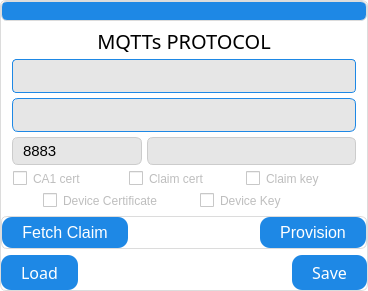
          <widget class="QFrame" name="DeviceInfoFrame_5">
           <property name="styleSheet">
            <string notr="true">background: white;                /* White background */
    border: 1px solid #dcdcdc;        /* Light grey border */
    border-radius: 6px;</string>
           </property>
           <layout class="QVBoxLayout" name="verticalLayout_16">
            <property name="spacing">
             <number>6</number>
            </property>
            <property name="leftMargin">
             <number>0</number>
            </property>
            <property name="topMargin">
             <number>0</number>
            </property>
            <property name="rightMargin">
             <number>0</number>
            </property>
            <property name="bottomMargin">
             <number>0</number>
            </property>
            <item>
             <widget class="QLabel" name="label_7">
              <property name="sizePolicy">
               <sizepolicy hsizetype="Preferred" vsizetype="Fixed">
                <horstretch>0</horstretch>
                <verstretch>0</verstretch>
               </sizepolicy>
              </property>
              <property name="maximumSize">
               <size>
                <width>16777215</width>
                <height>20</height>
               </size>
              </property>
              <property name="focusPolicy">
               <enum>Qt::StrongFocus</enum>
              </property>
              <property name="styleSheet">
               <string notr="true">background-color: #1E88E5;        /* Blue strip at the top */
    color: white;                     /* White text */
    font-size: 16px;
    font-weight: bold;
    padding: 6px;
    border-top-left-radius: 6px;
    border-top-right-radius: 6px;</string>
              </property>
              <property name="text">
               <string/>
              </property>
              <property name="alignment">
               <set>Qt::AlignCenter</set>
              </property>
             </widget>
            </item>
            <item>
             <widget class="QFrame" name="verticalFrame_7">
              <property name="styleSheet">
               <string notr="true">background: white;                /* White background */
    border: 1px solid #ffffff;        /* Light grey border */
    border-radius: 6px; </string>
              </property>
              <layout class="QVBoxLayout" name="verticalLayout_17">
               <property name="spacing">
                <number>5</number>
               </property>
               <property name="leftMargin">
                <number>10</number>
               </property>
               <property name="topMargin">
                <number>0</number>
               </property>
               <property name="rightMargin">
                <number>10</number>
               </property>
               <property name="bottomMargin">
                <number>0</number>
               </property>
               <item>
                <widget class="QLabel" name="mqtts_fact_lbl">
                 <property name="sizePolicy">
                  <sizepolicy hsizetype="Fixed" vsizetype="Fixed">
                   <horstretch>0</horstretch>
                   <verstretch>0</verstretch>
                  </sizepolicy>
                 </property>
                 <property name="minimumSize">
                  <size>
                   <width>344</width>
                   <height>26</height>
                  </size>
                 </property>
                 <property name="maximumSize">
                  <size>
                   <width>344</width>
                   <height>26</height>
                  </size>
                 </property>
                 <property name="font">
                  <font>
                   <family>Gilroy</family>
                   <pointsize>15</pointsize>
                  </font>
                 </property>
                 <property name="styleSheet">
                  <string notr="true">border-color: rgb(255, 255, 255);</string>
                 </property>
                 <property name="text">
                  <string>MQTTs PROTOCOL</string>
                 </property>
                 <property name="alignment">
                  <set>Qt::AlignCenter</set>
                 </property>
                </widget>
               </item>
               <item>
                <widget class="QLineEdit" name="mqtts_endpoint">
                 <property name="enabled">
                  <bool>true</bool>
                 </property>
                 <property name="focusPolicy">
                  <enum>Qt::ClickFocus</enum>
                 </property>
                 <property name="styleSheet">
                  <string notr="true">background: #e6e6e6;              /* Light grey box for info rows */
    border: 1px solid #1E88E5;        /* Blue thin border */
    border-radius: 4px;
    padding: 6px 8px;
    font-size: 15px;
    color: black;</string>
                 </property>
                 <property name="inputMask">
                  <string/>
                 </property>
                 <property name="text">
                  <string/>
                 </property>
                 <property name="alignment">
                  <set>Qt::AlignLeading|Qt::AlignLeft|Qt::AlignVCenter</set>
                 </property>
                 <property name="placeholderText">
                  <string notr="true"/>
                 </property>
                </widget>
               </item>
               <item>
                <widget class="QLineEdit" name="mqtts_interval">
                 <property name="focusPolicy">
                  <enum>Qt::ClickFocus</enum>
                 </property>
                 <property name="styleSheet">
                  <string notr="true">background: #e6e6e6;              /* Light grey box for info rows */
    border: 1px solid #1E88E5;        /* Blue thin border */
    border-radius: 6px;
    padding: 6px 12px;
    font-size: 15px;
    color: black;</string>
                 </property>
                 <property name="inputMask">
                  <string/>
                 </property>
                 <property name="text">
                  <string/>
                 </property>
                 <property name="placeholderText">
                  <string/>
                 </property>
                </widget>
               </item>
               <item>
                <layout class="QHBoxLayout" name="horizontalLayout_11">
                 <property name="topMargin">
                  <number>0</number>
                 </property>
                 <item>
                  <widget class="QLineEdit" name="mqtts_port">
                   <property name="enabled">
                    <bool>false</bool>
                   </property>
                   <property name="sizePolicy">
                    <sizepolicy hsizetype="Fixed" vsizetype="Fixed">
                     <horstretch>0</horstretch>
                     <verstretch>0</verstretch>
                    </sizepolicy>
                   </property>
                   <property name="maximumSize">
                    <size>
                     <width>130</width>
                     <height>28</height>
                    </size>
                   </property>
                   <property name="focusPolicy">
                    <enum>Qt::ClickFocus</enum>
                   </property>
                   <property name="styleSheet">
                    <string notr="true">background: #e6e6e6;              /* Light grey box for info rows */
    border: 1px solid #CCC;        /* Blue thin border */
    border-radius: 6px;
    padding: 4px 8px;
    font-size: 15px;
    color: black;</string>
                   </property>
                   <property name="text">
                    <string>8883</string>
                   </property>
                   <property name="readOnly">
                    <bool>true</bool>
                   </property>
                   <property name="placeholderText">
                    <string/>
                   </property>
                  </widget>
                 </item>
                 <item>
                  <widget class="QLineEdit" name="mqtts_client_id">
                   <property name="enabled">
                    <bool>false</bool>
                   </property>
                   <property name="sizePolicy">
                    <sizepolicy hsizetype="Fixed" vsizetype="Fixed">
                     <horstretch>0</horstretch>
                     <verstretch>0</verstretch>
                    </sizepolicy>
                   </property>
                   <property name="maximumSize">
                    <size>
                     <width>220</width>
                     <height>28</height>
                    </size>
                   </property>
                   <property name="styleSheet">
                    <string notr="true">background: #e6e6e6;
    border: 1px solid #CCC;
    border-radius: 6px;
    padding: 4px 8px;
    font-size: 15px;
    color: black;</string>
                   </property>
                   <property name="text">
                    <string/>
                   </property>
                  </widget>
                 </item>
                </layout>
               </item>
               <item>
                <layout class="QHBoxLayout" name="horizontalLayout_9">
                 <item>
                  <widget class="QCheckBox" name="ca1">
                   <property name="enabled">
                    <bool>false</bool>
                   </property>
                   <property name="focusPolicy">
                    <enum>Qt::NoFocus</enum>
                   </property>
                   <property name="text">
                    <string>CA1 cert</string>
                   </property>
                   <property name="checkable">
                    <bool>true</bool>
                   </property>
                  </widget>
                 </item>
                 <item>
                  <widget class="QCheckBox" name="claim">
                   <property name="enabled">
                    <bool>false</bool>
                   </property>
                   <property name="focusPolicy">
                    <enum>Qt::NoFocus</enum>
                   </property>
                   <property name="text">
                    <string>Claim cert</string>
                   </property>
                  </widget>
                 </item>
                 <item>
                  <widget class="QCheckBox" name="key">
                   <property name="enabled">
                    <bool>false</bool>
                   </property>
                   <property name="focusPolicy">
                    <enum>Qt::NoFocus</enum>
                   </property>
                   <property name="text">
                    <string>Claim key</string>
                   </property>
                  </widget>
                 </item>
                </layout>
               </item>
               <item>
                <layout class="QHBoxLayout" name="horizontalLayout_5">
                 <property name="spacing">
                  <number>0</number>
                 </property>
                 <property name="leftMargin">
                  <number>30</number>
                 </property>
                 <property name="topMargin">
                  <number>0</number>
                 </property>
                 <item>
                  <widget class="QCheckBox" name="devCertChkBox">
                   <property name="enabled">
                    <bool>false</bool>
                   </property>
                   <property name="text">
                    <string>Device Certificate</string>
                   </property>
                  </widget>
                 </item>
                 <item>
                  <widget class="QCheckBox" name="devKeyChkBox">
                   <property name="enabled">
                    <bool>false</bool>
                   </property>
                   <property name="focusPolicy">
                    <enum>Qt::NoFocus</enum>
                   </property>
                   <property name="text">
                    <string>Device Key</string>
                   </property>
                  </widget>
                 </item>
                </layout>
               </item>
              </layout>
             </widget>
            </item>
            <item>
             <widget class="QFrame" name="horizontalFrame_6">
              <property name="sizePolicy">
               <sizepolicy hsizetype="Preferred" vsizetype="Fixed">
                <horstretch>0</horstretch>
                <verstretch>0</verstretch>
               </sizepolicy>
              </property>
              <property name="maximumSize">
               <size>
                <width>16777215</width>
                <height>35</height>
               </size>
              </property>
              <layout class="QHBoxLayout" name="horizontalLayout_18">
               <property name="spacing">
                <number>0</number>
               </property>
               <property name="leftMargin">
                <number>0</number>
               </property>
               <property name="topMargin">
                <number>0</number>
               </property>
               <property name="rightMargin">
                <number>0</number>
               </property>
               <property name="bottomMargin">
                <number>0</number>
               </property>
               <item>
                <widget class="QPushButton" name="fetch_claim_btn">
                 <property name="focusPolicy">
                  <enum>Qt::TabFocus</enum>
                 </property>
                 <property name="styleSheet">
                  <string notr="true">QPushButton {
    background-color: #1E88E5;   /* Blue */
    color: white;               /* White text */
    border: none;               /* No border line */
    border-radius: 10px;        /* Rounded corners */
    padding: 6px 20px;          /* Spacing inside */
    font-size: 16px;            /* Font size */
}

QPushButton:hover {
    background-color: #1565C0;  /* Darker blue on hover */
}

QPushButton:pressed {
    background-color: #0D47A1;  /* Darkest blue when pressed */
}
QPushButton:focus {
    outline: none;                 /* Remove dotted border */
    background-color: #074475;     /* Brighter blue highlight */
    border: 2px solid black;       /* White glow/border */
}
QPushButton:disabled {
    background-color: #A9A9A9;  /* Darkest blue when pressed */
	color: #666666;
}</string>
                 </property>
                 <property name="text">
                  <string>Fetch Claim</string>
                 </property>
                </widget>
               </item>
               <item>
                <spacer name="horizontalSpacer_2">
                 <property name="orientation">
                  <enum>Qt::Horizontal</enum>
                 </property>
                 <property name="sizeHint" stdset="0">
                  <size>
                   <width>40</width>
                   <height>20</height>
                  </size>
                 </property>
                </spacer>
               </item>
               <item>
                <widget class="QPushButton" name="provision_btn">
                 <property name="focusPolicy">
                  <enum>Qt::TabFocus</enum>
                 </property>
                 <property name="styleSheet">
                  <string notr="true">QPushButton {
    background-color: #1E88E5;   /* Blue */
    color: white;               /* White text */
    border: none;               /* No border line */
    border-radius: 10px;        /* Rounded corners */
    padding: 6px 20px;          /* Spacing inside */
    font-size: 16px;            /* Font size */
}

QPushButton:hover {
    background-color: #1565C0;  /* Darker blue on hover */
}

QPushButton:pressed {
    background-color: #0D47A1;  /* Darkest blue when pressed */
}
QPushButton:focus {
    outline: none;                 /* Remove dotted border */
    background-color: #074475;     /* Brighter blue highlight */
    border: 2px solid black;       /* White glow/border */
}
QPushButton:disabled {
    background-color: #A9A9A9;  /* Darkest blue when pressed */
	color: #666666;
}</string>
                 </property>
                 <property name="text">
                  <string>Provision</string>
                 </property>
                </widget>
               </item>
              </layout>
             </widget>
            </item>
            <item>
             <layout class="QHBoxLayout" name="horizontalLayout_13">
              <item>
               <widget class="QPushButton" name="mqtts_load_btn">
                <property name="sizePolicy">
                 <sizepolicy hsizetype="Minimum" vsizetype="Fixed">
                  <horstretch>0</horstretch>
                  <verstretch>0</verstretch>
                 </sizepolicy>
                </property>
                <property name="font">
                 <font>
                  <family>Gilroy</family>
                  <pointsize>-1</pointsize>
                 </font>
                </property>
                <property name="focusPolicy">
                 <enum>Qt::TabFocus</enum>
                </property>
                <property name="styleSheet">
                 <string notr="true">QPushButton {
    background-color: #1E88E5;   /* Blue */
    color: white;               /* White text */
    border: none;               /* No border line */
    border-radius: 10px;        /* Rounded corners */
    padding: 6px 20px;          /* Spacing inside */
    font-size: 16px;            /* Font size */
}

QPushButton:hover {
    background-color: #1565C0;  /* Darker blue on hover */
}

QPushButton:pressed {
    background-color: #0D47A1;  /* Darkest blue when pressed */
}
QPushButton:focus {
    outline: none;                 /* Remove dotted border */
    background-color: #074475;     /* Brighter blue highlight */
    border: 2px solid black;       /* White glow/border */
}</string>
                </property>
                <property name="text">
                 <string>Load</string>
                </property>
               </widget>
              </item>
              <item>
               <spacer name="horizontalSpacer_8">
                <property name="orientation">
                 <enum>Qt::Horizontal</enum>
                </property>
                <property name="sizeType">
                 <enum>QSizePolicy::Expanding</enum>
                </property>
                <property name="sizeHint" stdset="0">
                 <size>
                  <width>40</width>
                  <height>20</height>
                 </size>
                </property>
               </spacer>
              </item>
              <item>
               <widget class="QPushButton" name="mqtts_save_btn">
                <property name="font">
                 <font>
                  <family>Gilroy</family>
                  <pointsize>-1</pointsize>
                 </font>
                </property>
                <property name="focusPolicy">
                 <enum>Qt::TabFocus</enum>
                </property>
                <property name="styleSheet">
                 <string notr="true">QPushButton {
    background-color: #1E88E5;   /* Blue */
    color: white;               /* White text */
    border: none;               /* No border line */
    border-radius: 10px;        /* Rounded corners */
    padding: 6px 20px;          /* Spacing inside */
    font-size: 16px;            /* Font size */
}

QPushButton:hover {
    background-color: #1565C0;  /* Darker blue on hover */
}

QPushButton:pressed {
    background-color: #0D47A1;  /* Darkest blue when pressed */
}
QPushButton:focus {
    outline: none;                 /* Remove dotted border */
    background-color: #074475;     /* Brighter blue highlight */
    border: 2px solid black;       /* White glow/border */
}</string>
                </property>
                <property name="text">
                 <string>Save</string>
                </property>
               </widget>
              </item>
             </layout>
            </item>
           </layout>
          </widget>
